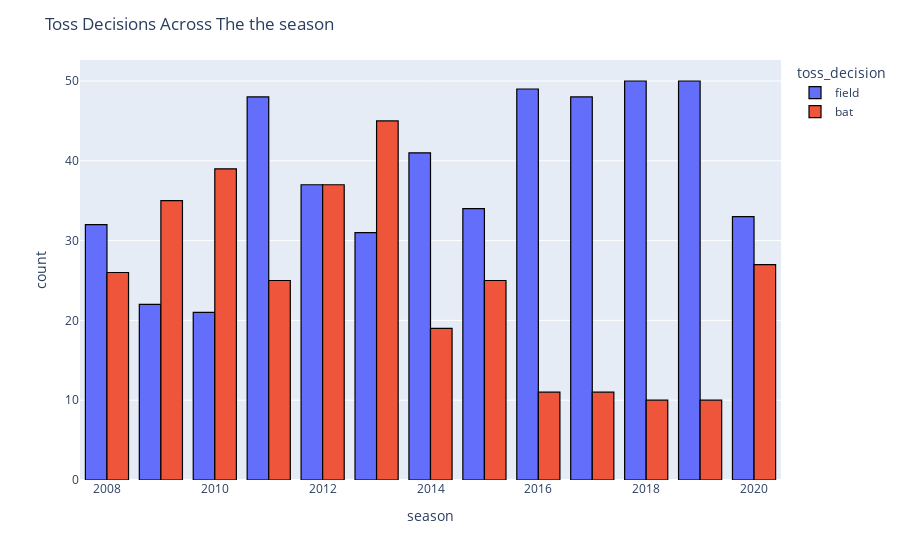

The cell this chart's notebook holds for it:
### Code cell
# data visulizatoin of toss decisions across the season
#providing the dataset and the values of x and y
fig = px.histogram(data_frame=matches , x="season" , color='toss_decision' , barmode ='group')
# providing the title 
fig.update_layout(title= 'Toss Decisions Across The the season')
#specifications of marker line
fig.update_traces(marker_line_color='black',
                  marker_line_width=1.2, opacity=1)
fig.show()

### Figure 1 — Plotly figure (JSON) as saved in the notebook; plotly's stock layout.template omitted (floating-point values rounded to 4 significant figures; data arrays with more than 128 entries replaced by an {"elided": "..."} marker saying what was removed)
{"data": [{"alignmentgroup": "True", "bingroup": "x", "hovertemplate": "toss_decision=field<br>season=%{x}<br>count=%{y}<extra></extra>", "legendgroup": "field", "marker": {"color": "#636efa", "line": {"color": "black", "width": 1.2}, "pattern": {"shape": ""}}, "name": "field", "offsetgroup": "field", "opacity": 1, "orientation": "v", "showlegend": true, "type": "histogram", "x": {"elided": "496 int values"}, "xaxis": "x", "yaxis": "y"}, {"alignmentgroup": "True", "bingroup": "x", "hovertemplate": "toss_decision=bat<br>season=%{x}<br>count=%{y}<extra></extra>", "legendgroup": "bat", "marker": {"color": "#EF553B", "line": {"color": "black", "width": 1.2}, "pattern": {"shape": ""}}, "name": "bat", "offsetgroup": "bat", "opacity": 1, "orientation": "v", "showlegend": true, "type": "histogram", "x": {"elided": "320 int values"}, "xaxis": "x", "yaxis": "y"}], "layout": {"barmode": "group", "legend": {"title": {"text": "toss_decision"}, "tracegroupgap": 0}, "margin": {"t": 60}, "title": {"text": "Toss Decisions Across The the season"}, "xaxis": {"anchor": "y", "domain": [0, 1], "title": {"text": "season"}}, "yaxis": {"anchor": "x", "domain": [0, 1], "title": {"text": "count"}}}}
